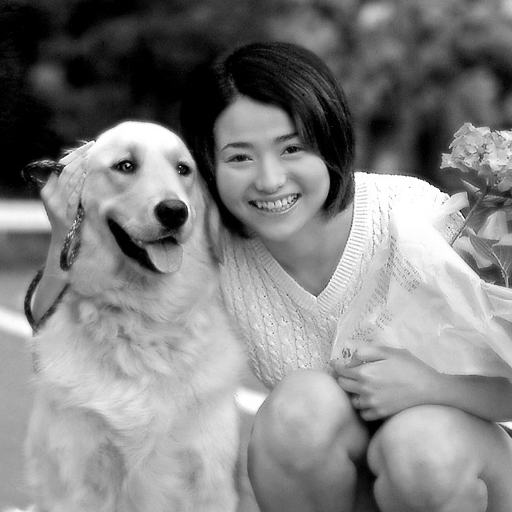
%> input picture MATLAB/pic1.pgm, 512 x 512 px
$ octave power.m   (GNU Octave 9; MATLAB toolbox functions it lacks are replaced by stand-ins)
%> lines starting %> are read from the running program, lines starting %| are printed output that depends on the picture
I=imread('pic1.pgm');
%> I is the input picture: size 512x512 uint8; min 0, max 255, mean 130.1
b=1;
c=3;
d=9;
J=(b*(I.^c));
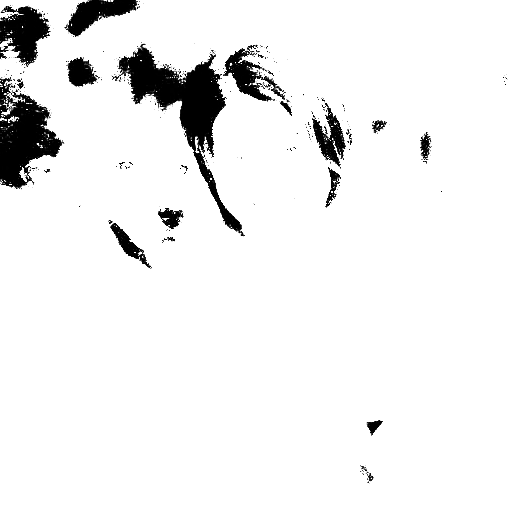
%> J: size 512x512 uint8; min 0, max 255, mean 238.5
K=(b*(I.^d));
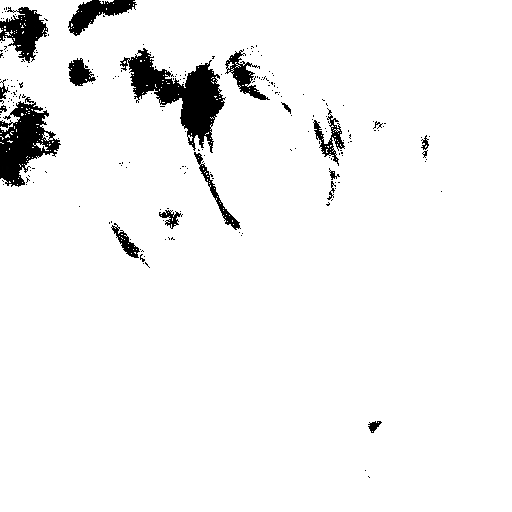
%> K: size 512x512 uint8; min 0, max 255, mean 242.5
imwrite(J, 'power1.pgm');
imwrite(K, 'power2.pgm');
figure(1), imshow(I);
figure(2), imshow(J);
figure(3), imshow(K);
